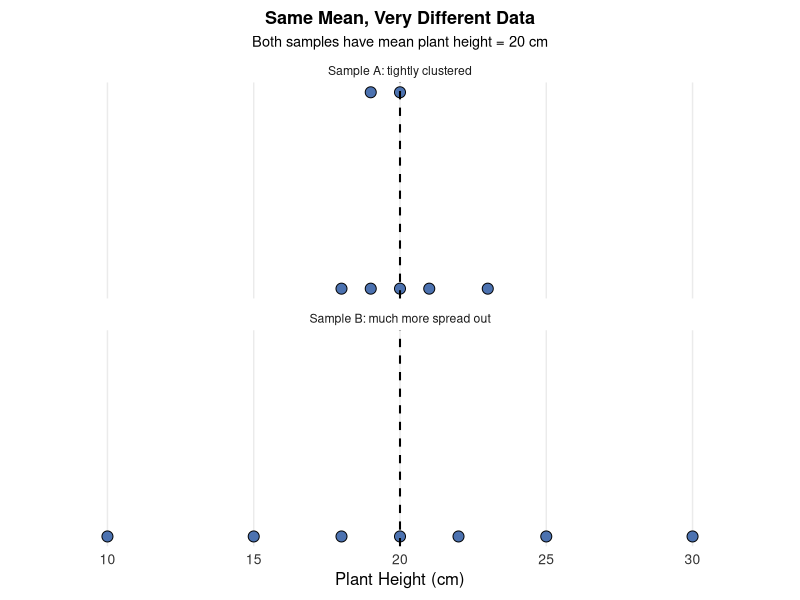
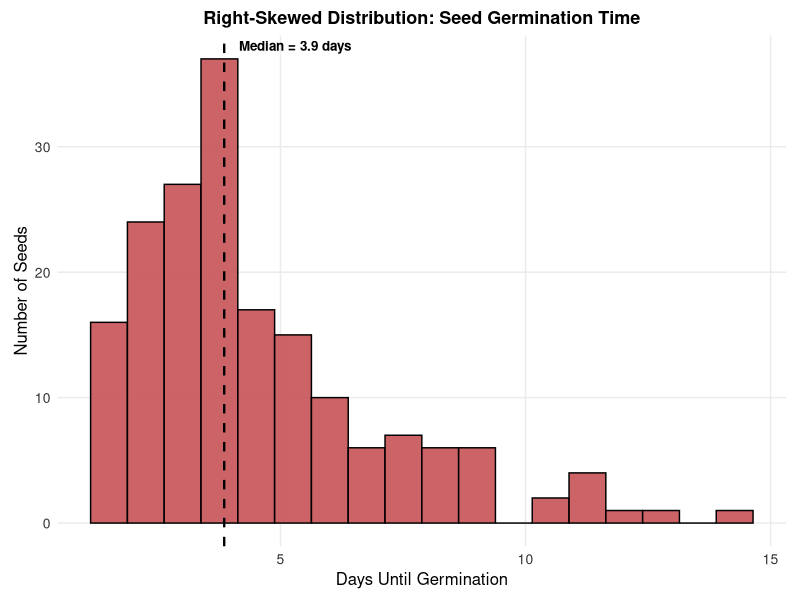
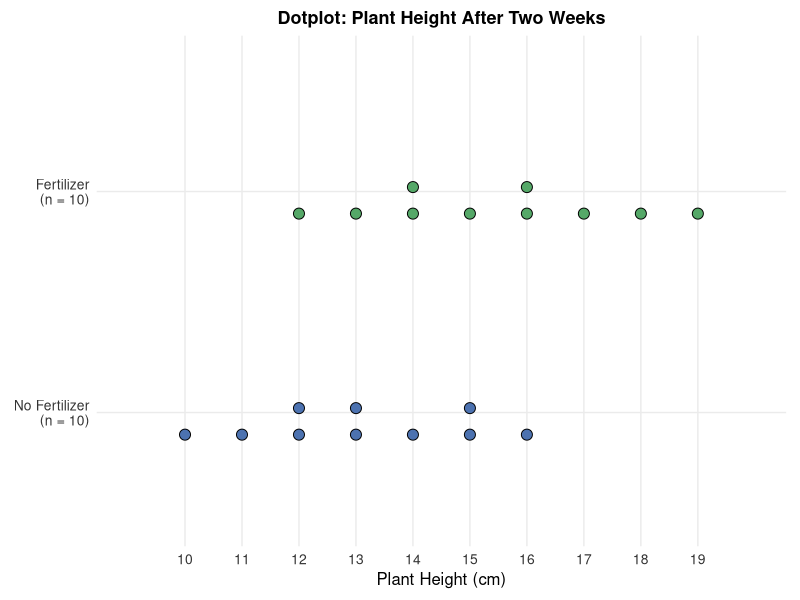
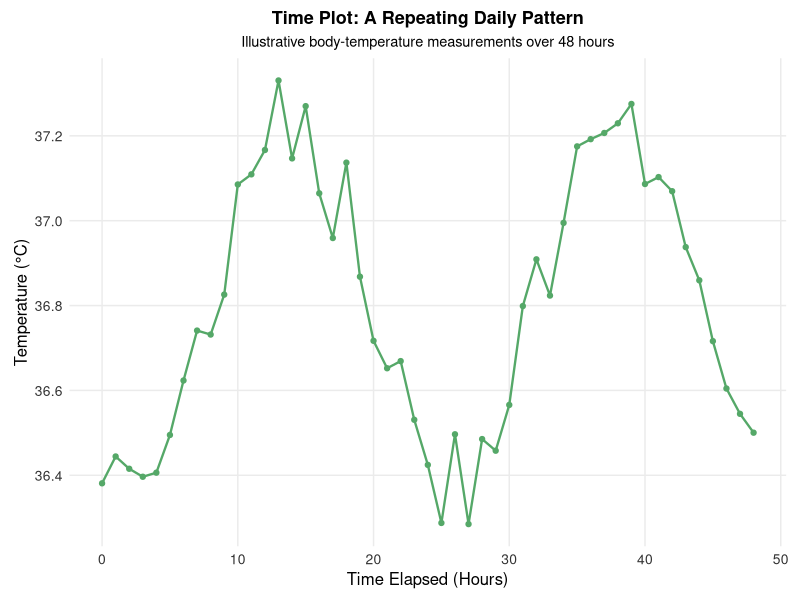
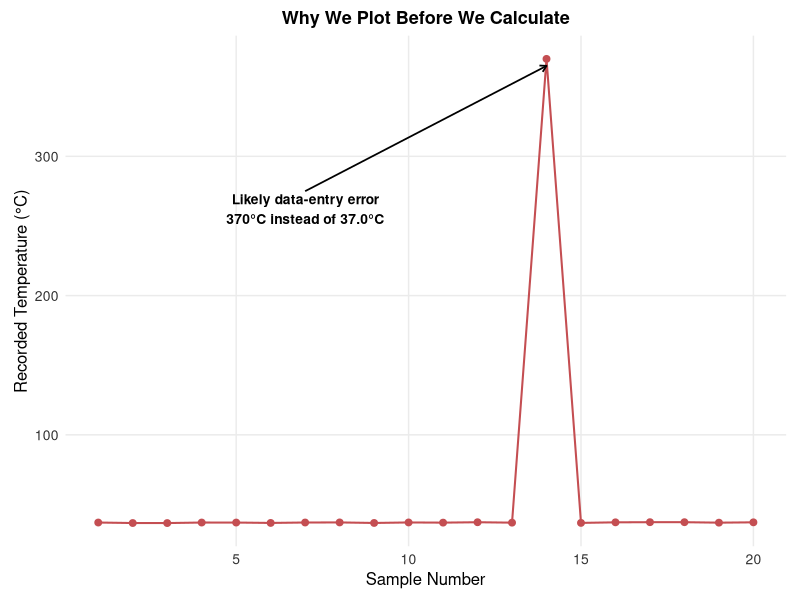
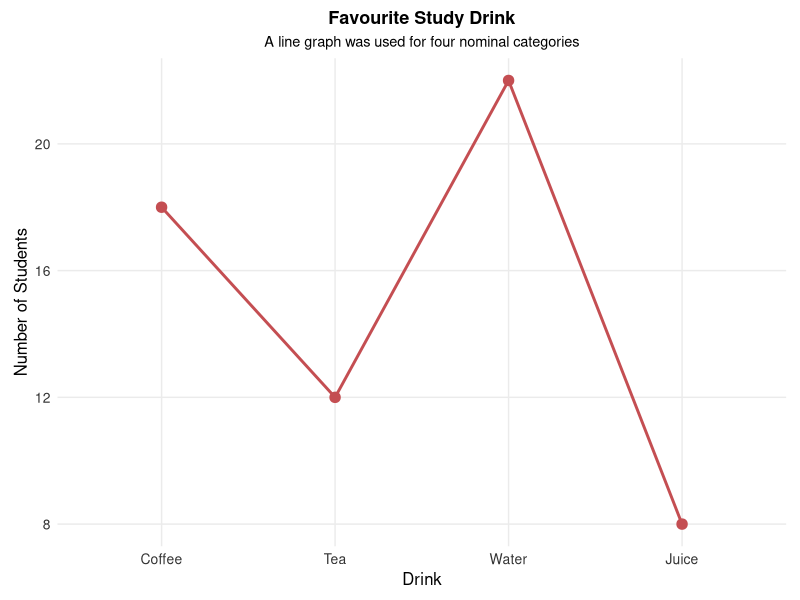
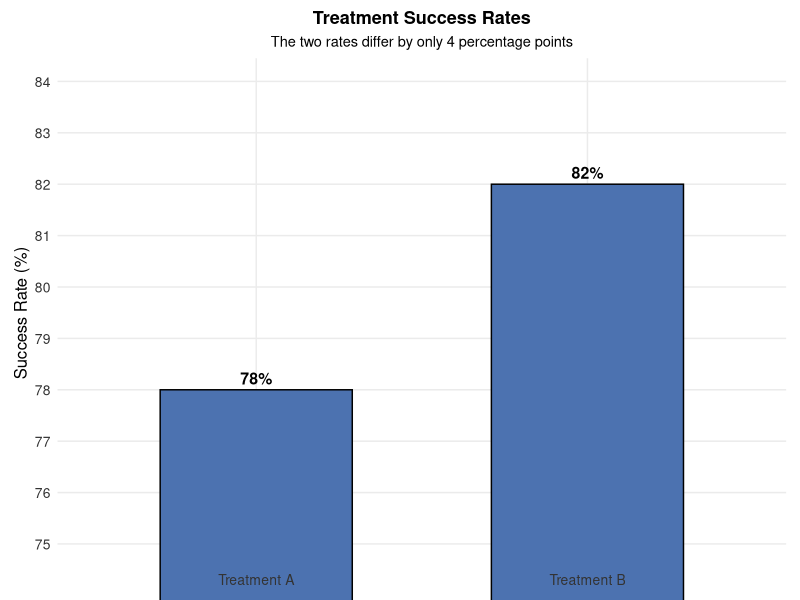
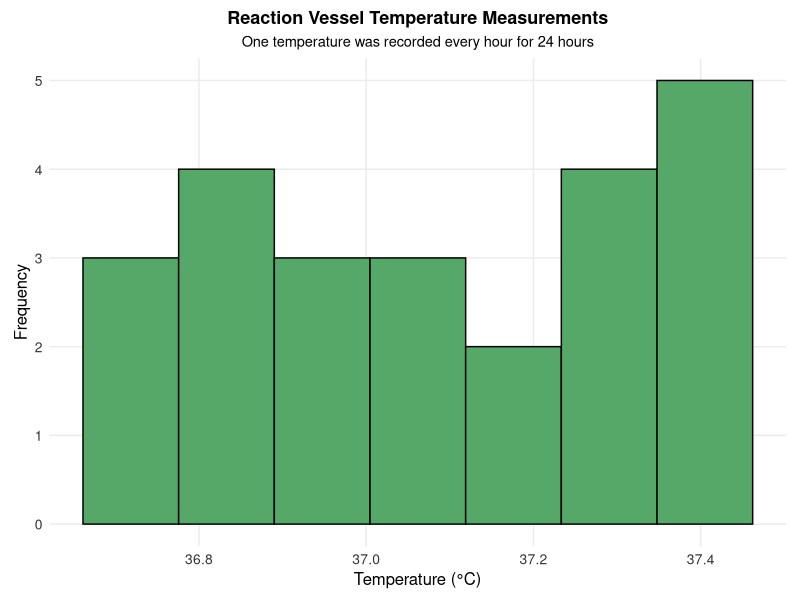

The R source for these figures, in order:
## ---- chunk 1
knitr::opts_chunk$set(
  echo = FALSE,
  warning = FALSE,
  message = FALSE,
  error = FALSE
)

required_packages <- c("ggplot2", "gridExtra")
missing_packages <- required_packages[
  !vapply(required_packages, requireNamespace, logical(1), quietly = TRUE)
]

if (length(missing_packages) > 0) {
  stop(
    "Install the following R packages before knitting: ",
    paste(missing_packages, collapse = ", ")
  )
}

suppressPackageStartupMessages({
  library(ggplot2)
  library(gridExtra)
})
## ---- chunk 2
set.seed(42)

# Shared lecture theme and colour palette.
lecture_theme <- theme_minimal(base_size = 11) +
  theme(
    plot.title = element_text(size = 13, face = "bold", hjust = 0.5),
    plot.subtitle = element_text(size = 10.5, hjust = 0.5),
    axis.title = element_text(size = 12),
    axis.text = element_text(size = 10, colour = "#333333"),
    panel.grid.minor = element_blank(),
    plot.background = element_rect(fill = "white", colour = NA),
    panel.background = element_rect(fill = "white", colour = NA),
    plot.margin = margin(8, 10, 8, 10)
  )

palette_main <- c("#4C72B0", "#55A868", "#C44E52", "#8172B2")

save_plot <- function(filename, plot, width, height) {
  ggsave(
    filename = filename,
    plot = plot,
    width = width,
    height = height,
    units = "in",
    dpi = 300,
    bg = "white"
  )
}

# =============================================================
# 1. Same mean, different distributions
# =============================================================
plant_a <- c(18, 19, 19, 20, 20, 21, 23)
plant_b <- c(10, 15, 18, 20, 22, 25, 30)

same_mean_df <- rbind(
  data.frame(group = "Sample A: tightly clustered", value = plant_a),
  data.frame(group = "Sample B: much more spread out", value = plant_b)
)
same_mean_df$stack <- ave(
  same_mean_df$value,
  same_mean_df$group,
  same_mean_df$value,
  FUN = seq_along
)

p_same_mean <- ggplot(same_mean_df, aes(x = value, y = stack)) +
  geom_point(size = 3.4, shape = 21, fill = palette_main[1], colour = "black") +
  geom_vline(xintercept = 20, linetype = "dashed", linewidth = 0.7) +
  facet_wrap(~group, ncol = 1) +
  scale_y_continuous(breaks = NULL) +
  scale_x_continuous(limits = c(8, 32), breaks = seq(10, 30, 5)) +
  labs(
    title = "Same Mean, Very Different Data",
    subtitle = "Both samples have mean plant height = 20 cm",
    x = "Plant Height (cm)",
    y = NULL
  ) +
  lecture_theme +
  theme(panel.grid.horizontal = element_blank())

save_plot("fig_same_mean_different_data.png", p_same_mean, width = 7, height = 4.5)

# =============================================================
# 2. Bar graph vs. pie chart (blood types)
# =============================================================
blood_df <- data.frame(
  blood_type = factor(c("O", "A", "B", "AB"), levels = c("O", "A", "B", "AB")),
  percentage = c(45, 40, 11, 4),
  colour = palette_main
)

p_bar_blood <- ggplot(blood_df, aes(x = blood_type, y = percentage, fill = colour)) +
  geom_col(width = 0.6, colour = "black") +
  geom_text(aes(label = paste0(percentage, "%")), vjust = -0.45, fontface = "bold", size = 3.6) +
  scale_fill_identity() +
  scale_y_continuous(limits = c(0, 50), expand = expansion(mult = c(0, 0.03))) +
  labs(
    title = "Bar Graph",
    subtitle = "Best for comparing category sizes",
    x = "Blood Type",
    y = "Percentage (%)"
  ) +
  lecture_theme

blood_pie_df <- transform(
  blood_df,
  label = paste0(blood_type, "\n", percentage, "%")
)

p_pie_blood <- ggplot(blood_pie_df, aes(x = "", y = percentage, fill = colour)) +
  geom_col(width = 1, colour = "white", linewidth = 0.6) +
  coord_polar(theta = "y") +
  geom_text(
    aes(label = label),
    position = position_stack(vjust = 0.5),
    size = 3.3
  ) +
  scale_fill_identity() +
  labs(
    title = "Pie Chart",
    subtitle = "Useful for a simple part-to-whole message"
  ) +
  theme_void(base_size = 11) +
  theme(
    plot.title = element_text(size = 13, face = "bold", hjust = 0.5),
    plot.subtitle = element_text(size = 10.5, hjust = 0.5)
  )

save_plot(
  "fig_bar_vs_pie.png",
  arrangeGrob(p_bar_blood, p_pie_blood, ncol = 2),
  width = 8.5,
  height = 3.8
)

# =============================================================
# 3. Misleading truncated bar-chart axis
# =============================================================
yield_df <- data.frame(
  catalyst = factor(c("Catalyst A", "Catalyst B"), levels = c("Catalyst A", "Catalyst B")),
  yield = c(78, 82)
)

p_axis_good <- ggplot(yield_df, aes(x = catalyst, y = yield)) +
  geom_col(width = 0.58, fill = palette_main[1], colour = "black") +
  geom_text(aes(label = paste0(yield, "%")), vjust = -0.45, fontface = "bold", size = 3.5) +
  scale_y_continuous(limits = c(0, 100), expand = expansion(mult = c(0, 0.02))) +
  labs(
    title = "Better Display",
    subtitle = "Bar axis begins at 0%",
    x = NULL,
    y = "Average Reaction Yield (%)"
  ) +
  lecture_theme

p_axis_bad <- ggplot(yield_df, aes(x = catalyst, y = yield)) +
  geom_col(width = 0.58, fill = palette_main[3], colour = "black") +
  geom_text(aes(label = paste0(yield, "%")), vjust = -0.45, fontface = "bold", size = 3.5) +
  coord_cartesian(ylim = c(75, 85)) +
  labs(
    title = "Misleading Display",
    subtitle = "Starting near 75% exaggerates a 4-point difference",
    x = NULL,
    y = "Average Reaction Yield (%)"
  ) +
  lecture_theme

save_plot(
  "fig_truncated_bar_axis.png",
  arrangeGrob(p_axis_good, p_axis_bad, ncol = 2),
  width = 9,
  height = 3.8
)

# =============================================================
# 4. Wrong line graph for nominal categories
# =============================================================
p_nominal_bar <- ggplot(blood_df, aes(x = blood_type, y = percentage)) +
  geom_col(width = 0.6, fill = palette_main[2], colour = "black") +
  geom_text(aes(label = paste0(percentage, "%")), vjust = -0.4, fontface = "bold", size = 3.4) +
  scale_y_continuous(limits = c(0, 50), expand = expansion(mult = c(0, 0.03))) +
  labs(
    title = "Correct: Bar Graph",
    subtitle = "Blood type is nominal categorical",
    x = "Blood Type",
    y = "Percentage (%)"
  ) +
  lecture_theme

p_nominal_line <- ggplot(blood_df, aes(x = blood_type, y = percentage, group = 1)) +
  geom_line(linewidth = 1, colour = palette_main[3]) +
  geom_point(size = 3, colour = palette_main[3]) +
  scale_y_continuous(limits = c(0, 50)) +
  labs(
    title = "Poor Choice: Line Graph",
    subtitle = "The connecting line suggests a meaningful path/order",
    x = "Blood Type",
    y = "Percentage (%)"
  ) +
  lecture_theme

save_plot(
  "fig_wrong_line_categorical.png",
  arrangeGrob(p_nominal_bar, p_nominal_line, ncol = 2),
  width = 9,
  height = 3.8
)

# =============================================================
# 5. Invalid pie chart for percentages with different denominators
# =============================================================
sleep_rate_df <- data.frame(
  year = factor(c("Year 1", "Year 2", "Year 3", "Year 4"), levels = c("Year 1", "Year 2", "Year 3", "Year 4")),
  percent = c(72, 65, 61, 58),
  colour = palette_main
)

p_sleep_bar <- ggplot(sleep_rate_df, aes(x = year, y = percent, fill = colour)) +
  geom_col(width = 0.6, colour = "black") +
  geom_text(aes(label = paste0(percent, "%")), vjust = -0.45, fontface = "bold", size = 3.5) +
  scale_fill_identity() +
  scale_y_continuous(limits = c(0, 80), expand = expansion(mult = c(0, 0.03))) +
  labs(
    title = "Correct: Compare Rates with Bars",
    subtitle = "Each year has its own denominator",
    x = "Year of Study",
    y = "Students Reporting 7+ Hours of Sleep (%)"
  ) +
  lecture_theme

p_sleep_wrong_pie <- ggplot(sleep_rate_df, aes(x = "", y = percent, fill = year)) +
  geom_col(width = 1, colour = "white", linewidth = 0.6) +
  coord_polar(theta = "y") +
  labs(
    title = "Wrong: A Pie Chart Creates a Fake Whole",
    subtitle = "72%, 65%, 61%, and 58% are separate group rates",
    fill = "Year"
  ) +
  theme_void(base_size = 11) +
  theme(
    plot.title = element_text(size = 12, face = "bold", hjust = 0.5),
    plot.subtitle = element_text(size = 10, hjust = 0.5),
    legend.position = "right"
  )

save_plot(
  "fig_wrong_pie_denominators.png",
  arrangeGrob(p_sleep_bar, p_sleep_wrong_pie, ncol = 2),
  width = 9.5,
  height = 4
)

# =============================================================
# 6. Histogram bin-width comparison
# =============================================================
plant_heights <- rnorm(150, mean = 20, sd = 2.6)
plant_height_df <- data.frame(height = plant_heights)

p_hist_wide <- ggplot(plant_height_df, aes(x = height)) +
  geom_histogram(bins = 4, fill = palette_main[1], colour = "black") +
  labs(
    title = "Too Few Bins",
    subtitle = "Important shape is hidden",
    x = "Plant Height (cm)",
    y = "Frequency"
  ) +
  lecture_theme

p_hist_reasonable <- ggplot(plant_height_df, aes(x = height)) +
  geom_histogram(bins = 12, fill = palette_main[2], colour = "black") +
  labs(
    title = "Reasonable Choice",
    subtitle = "Overall shape is easy to see",
    x = "Plant Height (cm)",
    y = NULL
  ) +
  lecture_theme

p_hist_narrow <- ggplot(plant_height_df, aes(x = height)) +
  geom_histogram(bins = 35, fill = palette_main[3], colour = "black") +
  labs(
    title = "Too Many Bins",
    subtitle = "Random noise looks important",
    x = "Plant Height (cm)",
    y = NULL
  ) +
  lecture_theme

save_plot(
  "fig_hist_binwidth.png",
  arrangeGrob(p_hist_wide, p_hist_reasonable, p_hist_narrow, ncol = 3),
  width = 11,
  height = 3.7
)

# =============================================================
# 7. Right-skewed distribution for SOCS
# =============================================================
germination_time <- rgamma(180, shape = 2.2, scale = 1.7) + 1
seed_df <- data.frame(days = germination_time)
seed_median <- median(germination_time)

p_hist_socs <- ggplot(seed_df, aes(x = days)) +
  geom_histogram(bins = 18, fill = palette_main[3], colour = "black", alpha = 0.88) +
  geom_vline(xintercept = seed_median, linetype = "dashed", linewidth = 0.8) +
  annotate(
    "text",
    x = seed_median + 0.3,
    y = Inf,
    label = sprintf("Median = %.1f days", seed_median),
    vjust = 1.5,
    hjust = 0,
    fontface = "bold",
    size = 3.4
  ) +
  labs(
    title = "Right-Skewed Distribution: Seed Germination Time",
    x = "Days Until Germination",
    y = "Number of Seeds"
  ) +
  lecture_theme

save_plot("fig_hist_socs.png", p_hist_socs, width = 6.5, height = 4)

# =============================================================
# 8. Great white shark histograms
# =============================================================
sharks <- c(
  18.7, 12.3, 18.6, 16.4, 15.7, 18.3, 14.6, 15.8, 14.9, 17.6, 12.1,
  16.4, 16.7, 17.8, 16.2, 12.6, 17.8, 13.8, 12.2, 15.2, 14.7, 12.4,
  13.2, 15.8, 14.3, 16.6, 9.4, 18.2, 13.2, 13.6, 15.3, 16.1, 13.5,
  19.1, 16.2, 22.8, 16.8, 13.6, 13.2, 15.7, 19.7, 18.7, 13.2, 16.8
)
shark_df <- data.frame(length = sharks)

p_sharks_7 <- ggplot(shark_df, aes(x = length)) +
  geom_histogram(
    breaks = seq(9, 23, by = 2),
    fill = palette_main[1],
    colour = "black"
  ) +
  labs(
    title = "7 Classes (Width = 2.0 ft)",
    x = "Shark Body Length (feet)",
    y = "Count"
  ) +
  lecture_theme

p_sharks_10 <- ggplot(shark_df, aes(x = length)) +
  geom_histogram(
    breaks = seq(9, 24, by = 1.5),
    fill = palette_main[2],
    colour = "black"
  ) +
  labs(
    title = "10 Classes (Width = 1.5 ft)",
    x = "Shark Body Length (feet)",
    y = NULL
  ) +
  lecture_theme

save_plot(
  "fig_sharks_hist.png",
  arrangeGrob(p_sharks_7, p_sharks_10, ncol = 2),
  width = 9,
  height = 3.8
)

# =============================================================
# 9. Dotplots comparing plant growth groups
# =============================================================
control_height <- c(10, 11, 12, 12, 13, 13, 14, 15, 15, 16)
fertilizer_height <- c(12, 13, 14, 14, 15, 16, 16, 17, 18, 19)

plant_dot_df <- rbind(
  data.frame(value = control_height, group = "No Fertilizer", base = 1, colour = palette_main[1]),
  data.frame(value = fertilizer_height, group = "Fertilizer", base = 2, colour = palette_main[2])
)
plant_dot_df$stack <- ave(
  plant_dot_df$value,
  plant_dot_df$group,
  plant_dot_df$value,
  FUN = seq_along
)
plant_dot_df$y <- plant_dot_df$base + (plant_dot_df$stack - 1) * 0.12

p_plant_dot <- ggplot(plant_dot_df, aes(x = value, y = y, fill = colour)) +
  geom_point(size = 3.4, colour = "black", shape = 21) +
  scale_fill_identity() +
  scale_x_continuous(limits = c(9, 20), breaks = 10:19) +
  scale_y_continuous(
    limits = c(0.6, 2.7),
    breaks = c(1.1, 2.1),
    labels = c("No Fertilizer\n(n = 10)", "Fertilizer\n(n = 10)")
  ) +
  labs(
    title = "Dotplot: Plant Height After Two Weeks",
    x = "Plant Height (cm)",
    y = NULL
  ) +
  lecture_theme +
  theme(panel.grid.horizontal = element_blank())

save_plot("fig_plant_dotplot.png", p_plant_dot, width = 6.5, height = 3.6)

# =============================================================
# 10. Time plot showing a repeating cycle
# =============================================================
hours <- seq(0, 48, by = 1)
temp <- 36.8 + 0.45 * sin(2 * pi * (hours - 8) / 24) + rnorm(length(hours), 0, 0.07)
temp_df <- data.frame(hours = hours, temperature = temp)

p_timeplot <- ggplot(temp_df, aes(x = hours, y = temperature)) +
  geom_line(colour = palette_main[2], linewidth = 0.8) +
  geom_point(colour = palette_main[2], size = 1.5) +
  labs(
    title = "Time Plot: A Repeating Daily Pattern",
    subtitle = "Illustrative body-temperature measurements over 48 hours",
    x = "Time Elapsed (Hours)",
    y = "Temperature (°C)"
  ) +
  lecture_theme

save_plot("fig_timeplot.png", p_timeplot, width = 6.5, height = 3.7)

# =============================================================
# 11. Histogram vs. time plot: instrument drift
# =============================================================
days <- 1:60
standard_concentration <- 100 + 0.12 * days + rnorm(length(days), 0, 0.8)
drift_df <- data.frame(day = days, concentration = standard_concentration)

p_drift_hist <- ggplot(drift_df, aes(x = concentration)) +
  geom_histogram(bins = 10, fill = palette_main[4], colour = "black") +
  labs(
    title = "Histogram",
    subtitle = "Shows the distribution, but loses time order",
    x = "Measured Concentration (mg/L)",
    y = "Frequency"
  ) +
  lecture_theme

p_drift_time <- ggplot(drift_df, aes(x = day, y = concentration)) +
  geom_line(colour = palette_main[3], linewidth = 0.7) +
  geom_point(colour = palette_main[3], size = 1.3) +
  geom_hline(yintercept = 100, linetype = "dashed", linewidth = 0.7) +
  labs(
    title = "Time Plot",
    subtitle = "Reveals gradual instrument drift",
    x = "Day",
    y = "Measured Concentration (mg/L)"
  ) +
  lecture_theme

save_plot(
  "fig_time_order_drift.png",
  arrangeGrob(p_drift_hist, p_drift_time, ncol = 2),
  width = 9.5,
  height = 3.8
)

# =============================================================
# 12. Data-entry error example
# =============================================================
sample_idx <- 1:20
body_temp <- rnorm(20, mean = 37.0, sd = 0.2)
body_temp[14] <- 370.0
body_temp_df <- data.frame(sample = sample_idx, temperature = body_temp)

p_data_entry <- ggplot(body_temp_df, aes(x = sample, y = temperature)) +
  geom_line(colour = palette_main[3], linewidth = 0.7) +
  geom_point(colour = palette_main[3], size = 2) +
  annotate(
    "segment",
    x = 7,
    xend = 14,
    y = 275,
    yend = 365,
    arrow = grid::arrow(length = grid::unit(0.18, "cm")),
    linewidth = 0.6
  ) +
  annotate(
    "text",
    x = 7,
    y = 275,
    label = "Likely data-entry error\n370°C instead of 37.0°C",
    fontface = "bold",
    hjust = 0.5,
    vjust = 1.1,
    size = 3.5
  ) +
  labs(
    title = "Why We Plot Before We Calculate",
    x = "Sample Number",
    y = "Recorded Temperature (°C)"
  ) +
  lecture_theme

save_plot("fig_data_entry.png", p_data_entry, width = 6.5, height = 3.7)

# =============================================================
# Practice: Find the problem with the graph
# =============================================================

# -------------------------------------------------------------
# Practice 1 (Easy): line graph used for nominal categories
# -------------------------------------------------------------
practice_easy_df <- data.frame(
  drink = factor(
    c("Coffee", "Tea", "Water", "Juice"),
    levels = c("Coffee", "Tea", "Water", "Juice")
  ),
  students = c(18, 12, 22, 8)
)

p_practice_easy <- ggplot(
  practice_easy_df,
  aes(x = drink, y = students, group = 1)
) +
  geom_line(linewidth = 1, colour = palette_main[3]) +
  geom_point(size = 3.2, colour = palette_main[3]) +
  labs(
    title = "Favourite Study Drink",
    subtitle = "A line graph was used for four nominal categories",
    x = "Drink",
    y = "Number of Students"
  ) +
  lecture_theme

save_plot(
  "fig_practice_easy_wrong_line.png",
  p_practice_easy,
  width = 6.5,
  height = 3.8
)

# -------------------------------------------------------------
# Practice 2 (Medium): truncated vertical axis on a bar graph
# -------------------------------------------------------------
practice_medium_df <- data.frame(
  group = factor(
    c("Treatment A", "Treatment B"),
    levels = c("Treatment A", "Treatment B")
  ),
  success = c(78, 82)
)

p_practice_medium <- ggplot(
  practice_medium_df,
  aes(x = group, y = success)
) +
  geom_col(width = 0.58, fill = palette_main[1], colour = "black") +
  geom_text(
    aes(label = paste0(success, "%")),
    vjust = -0.45,
    fontface = "bold",
    size = 4
  ) +
  coord_cartesian(ylim = c(75, 84), clip = "off") +
  scale_y_continuous(breaks = 75:84) +
  labs(
    title = "Treatment Success Rates",
    subtitle = "The two rates differ by only 4 percentage points",
    x = NULL,
    y = "Success Rate (%)"
  ) +
  lecture_theme

save_plot(
  "fig_practice_medium_truncated_bar.png",
  p_practice_medium,
  width = 6.5,
  height = 3.8
)

# -------------------------------------------------------------
# Practice 3 (Hard): histogram used when time order is essential
# -------------------------------------------------------------
set.seed(411)
practice_time <- 1:24
practice_temperature <- 36.7 + 0.032 * practice_time + rnorm(24, 0, 0.045)
practice_hard_df <- data.frame(
  hour = practice_time,
  temperature = practice_temperature
)

p_practice_hard <- ggplot(
  practice_hard_df,
  aes(x = temperature)
) +
  geom_histogram(
    bins = 7,
    fill = palette_main[2],
    colour = "black"
  ) +
  labs(
    title = "Reaction Vessel Temperature Measurements",
    subtitle = "One temperature was recorded every hour for 24 hours",
    x = "Temperature (°C)",
    y = "Frequency"
  ) +
  lecture_theme

save_plot(
  "fig_practice_hard_histogram_time.png",
  p_practice_hard,
  width = 6.5,
  height = 3.8
)
